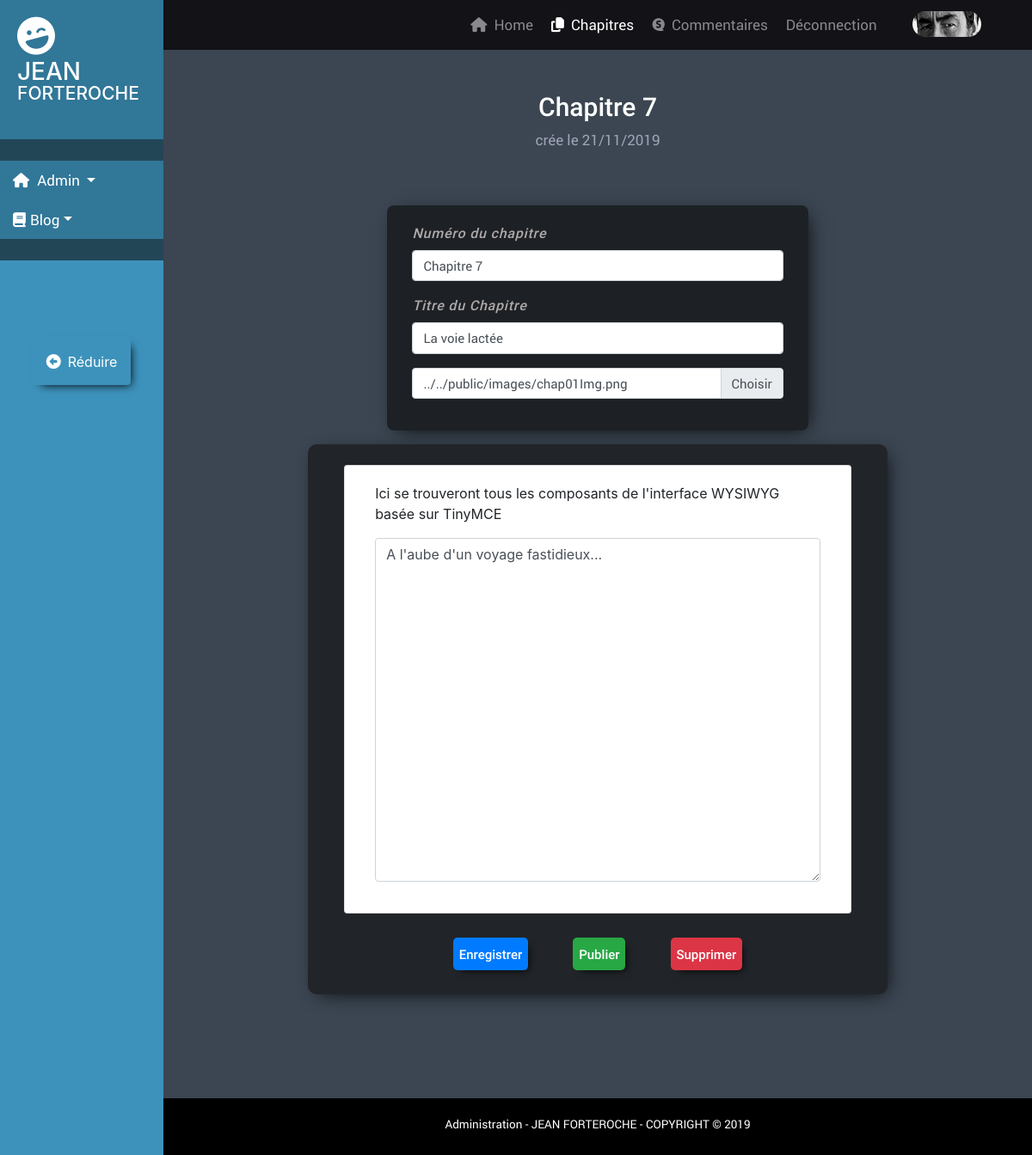
The app's page /index.php?action=Admin-modif-chapitre&idChapitre=12 (signed in) with its own data.
### tables this page shows
CREATE TABLE `chapitres` (
  `id_chapitre` int(11) NOT NULL,
  `numero` varchar(20) NOT NULL,
  `titre` varchar(255) NOT NULL,
  `date_creation` datetime NOT NULL,
  `date_publication` datetime NOT NULL DEFAULT CURRENT_TIMESTAMP,
  `statut` int(11) NOT NULL DEFAULT '0',
  `content_text` text NOT NULL,
  `content_img` text
);

### controller/ctrl-Backend.php (called while the page is built, shortened)
<?php
require('model/AdminModifChapManager.php');
	function viewModifChapAdmin($idChapitre)
		{
			$adminModifChapManager = new AdminModifChapManager();
		    $chaptersAdminModif = $adminModifChapManager->getChapModif($idChapitre);
			require 'view/backend/chapModifAdminView.php';
		}

### model/AdminModifChapManager.php (called while the page is built, shortened)
<?php
class AdminModifChapManager extends Manager
    {
        public function getChapModif($idChapitre)
            {
                $db = $this->dbConnect();
                $chaptersAdminModif = $db->prepare('SELECT id_chapitre, numero, titre, content_text, DATE_FORMAT(date_creation, "%e/%m/%Y") AS date_creation_france FROM chapitres WHERE id_chapitre = ?');
                $chaptersAdminModif->execute(array($idChapitre));
                if ($chaptersAdminModif->rowCount() == 1)
                    return $chaptersAdminModif->fetch();
                else
                    throw new Exception("Aucun chapitre ne correspond à l'identifiant '$idChapitre'");
            }
    }

### view/backend/chapModifAdminView.php (the view, shortened to what this page needs)
    <li id="homeLinkLi" class="nav-item">
        <a id="homeLink" class="nav-link" href="index.php?action=Admin"><i class="fas fa-home mr-2"></i>Home</a>
    </li>
    <li class="nav-item active">
        <a id="chapLink" class="nav-link" href="index.php?action=Admin-chapitres"><i class="fas fa-copy mr-2"></i>Chapitres</a>
    </li>
    <li class="nav-item">
        <a id="comLink" class="nav-link" href="index.php?action=Admin-commentaires"><i class="fab fa-speakap mr-2"></i>Commentaires</a>
    </li>
    <section id="newDashBoard">
        <div class="container-fluid">
            <div id="dashboardTitle" class="pt-5 pb-3 m-auto">
                <h1 class=""><?php echo htmlspecialchars($chaptersAdminModif['numero']); ?></h1>
                <p class="col-12 m-auto pb-5">
                    crée le <?php echo htmlspecialchars($chaptersAdminModif['date_creation_france']); ?>
                </p>
            </div>
            <form id="formCreationChapter" method="POST" action="<?= 'index.php?action=RecModifChapter&idChapitre=' . $chaptersAdminModif['id_chapitre']?>">
                <div id="newChapForm" class="col-md-9 col-lg-8 col-xl-6 m-auto">
                    <div class="form-group">
                        <label id="labelNbrChap" for="inputAddress">Numéro du chapitre</label>
                        <input name="numeroChapitre" type="text" class="form-control" id="inputNbrChap" value="<?php echo htmlspecialchars($chaptersAdminModif['numero']); ?>" required>
                    </div>
                    <div class="form-group">
                        <label id="labelTitreChap" for="inputAddress">Titre du Chapitre</label>
                        <input name="titreChapitre" type="text" class="form-control" id="inputTitreChap" value="<?php echo htmlspecialchars($chaptersAdminModif['titre']); ?>">
                    </div>
                    <div id="champDL" class="input-group mb-3">
                        <div class="custom-file">
                            <label class="custom-file-label" for="inputfileDL" aria-describedby="inputGroupFileAddon02">../../public/images/chap01Img.png</label>
                        </div>
                    </div>
                </div>
                <div class="row mt-3">
                    <div id="tablesAdminContenair" class="col-sm-12 col-md-11 col-lg-10 col-xl-8 pt-4 m-auto">
                        <div class="card col-sm-12 col-md-11 col-lg-11 col-xl-11 m-auto">
                            <div class="card-body">
                                <p class="card-text">
                                    Ici se trouveront tous les composants de l'interface WYSIWYG basée sur TinyMCE
                                    <br>
                                    <div class="form-group">
                                        <div class="input-group">
                                        <textarea name="texteChapitre" id="newChapTextArea" class="form-control" aria-label="With textarea">
<?php echo htmlspecialchars($chaptersAdminModif['content_text']); ?>
                                        </textarea>
                                        </div>
                                    </div>
                                </p>
                            </div>
                        </div>
                        <div class="row menu-traitement py-4">
                            <button class="mx-4 my-1 btn btn-primary tables-admin-btns" type="button">
                                <input name="recInput" type="submit" value="Enregistrer"/>
                            </button>
                            <button class="mx-4 my-1 btn btn-success tables-admin-btns" type="button">
                                <input name="publishInput" type="submit" value="Publier"/>
                            </button>
                            <button class="mx-4 my-1 btn btn-danger tables-admin-btns" type="button">
                                <input name="deleteInput" type="submit" value="Supprimer"/>
                            </button>
                        </div>
                    </div>
                </div>
            </form>
        </div>
    </section>
<?php require('templateAdmin.php'); ?>

### records on screen
chapitres: numero "Chapitre 7", numeroChapitre "Chapitre 7", titreChapitre "La voie lactée", texteChapitre "A l'aube d'un voyage fastidieux..."

### other values on screen
$chaptersAdminModif['date_creation_france'] "21/11/2019"
